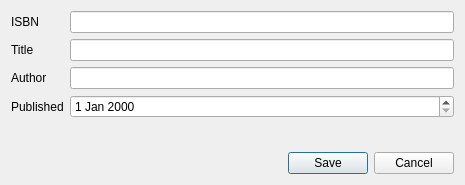
<?xml version="1.0" encoding="UTF-8"?>
<ui version="4.0">
 <class>BookDialog</class>
 <widget class="QDialog" name="BookDialog">
  <property name="geometry">
   <rect>
    <x>0</x>
    <y>0</y>
    <width>465</width>
    <height>185</height>
   </rect>
  </property>
  <property name="windowTitle">
   <string>Create Book</string>
  </property>
  <layout class="QVBoxLayout" name="verticalLayout">
   <item>
    <layout class="QFormLayout" name="formLayout">
     <item row="0" column="0">
      <widget class="QLabel" name="label_isbn">
       <property name="text">
        <string>ISBN</string>
       </property>
       <property name="buddy">
        <cstring>edit_isbn</cstring>
       </property>
      </widget>
     </item>
     <item row="0" column="1">
      <widget class="QLineEdit" name="edit_isbn"/>
     </item>
     <item row="1" column="0">
      <widget class="QLabel" name="label_title">
       <property name="text">
        <string>Title</string>
       </property>
       <property name="buddy">
        <cstring>edit_title</cstring>
       </property>
      </widget>
     </item>
     <item row="1" column="1">
      <widget class="QLineEdit" name="edit_title"/>
     </item>
     <item row="2" column="0">
      <widget class="QLabel" name="label_author">
       <property name="text">
        <string>Author</string>
       </property>
       <property name="buddy">
        <cstring>edit_author</cstring>
       </property>
      </widget>
     </item>
     <item row="2" column="1">
      <widget class="QLineEdit" name="edit_author"/>
     </item>
     <item row="3" column="0">
      <widget class="QLabel" name="label_published">
       <property name="text">
        <string>Published</string>
       </property>
       <property name="buddy">
        <cstring>edit_published</cstring>
       </property>
      </widget>
     </item>
     <item row="3" column="1">
      <widget class="QDateEdit" name="edit_published"/>
     </item>
    </layout>
   </item>
   <item>
    <widget class="QDialogButtonBox" name="buttonBox">
     <property name="orientation">
      <enum>Qt::Horizontal</enum>
     </property>
     <property name="standardButtons">
      <set>QDialogButtonBox::Cancel|QDialogButtonBox::Save</set>
     </property>
    </widget>
   </item>
  </layout>
 </widget>
 <resources/>
 <connections>
  <connection>
   <sender>buttonBox</sender>
   <signal>accepted()</signal>
   <receiver>BookDialog</receiver>
   <slot>accept()</slot>
   <hints>
    <hint type="sourcelabel">
     <x>248</x>
     <y>254</y>
    </hint>
    <hint type="destinationlabel">
     <x>157</x>
     <y>274</y>
    </hint>
   </hints>
  </connection>
  <connection>
   <sender>buttonBox</sender>
   <signal>rejected()</signal>
   <receiver>BookDialog</receiver>
   <slot>reject()</slot>
   <hints>
    <hint type="sourcelabel">
     <x>316</x>
     <y>260</y>
    </hint>
    <hint type="destinationlabel">
     <x>286</x>
     <y>274</y>
    </hint>
   </hints>
  </connection>
 </connections>
</ui>
